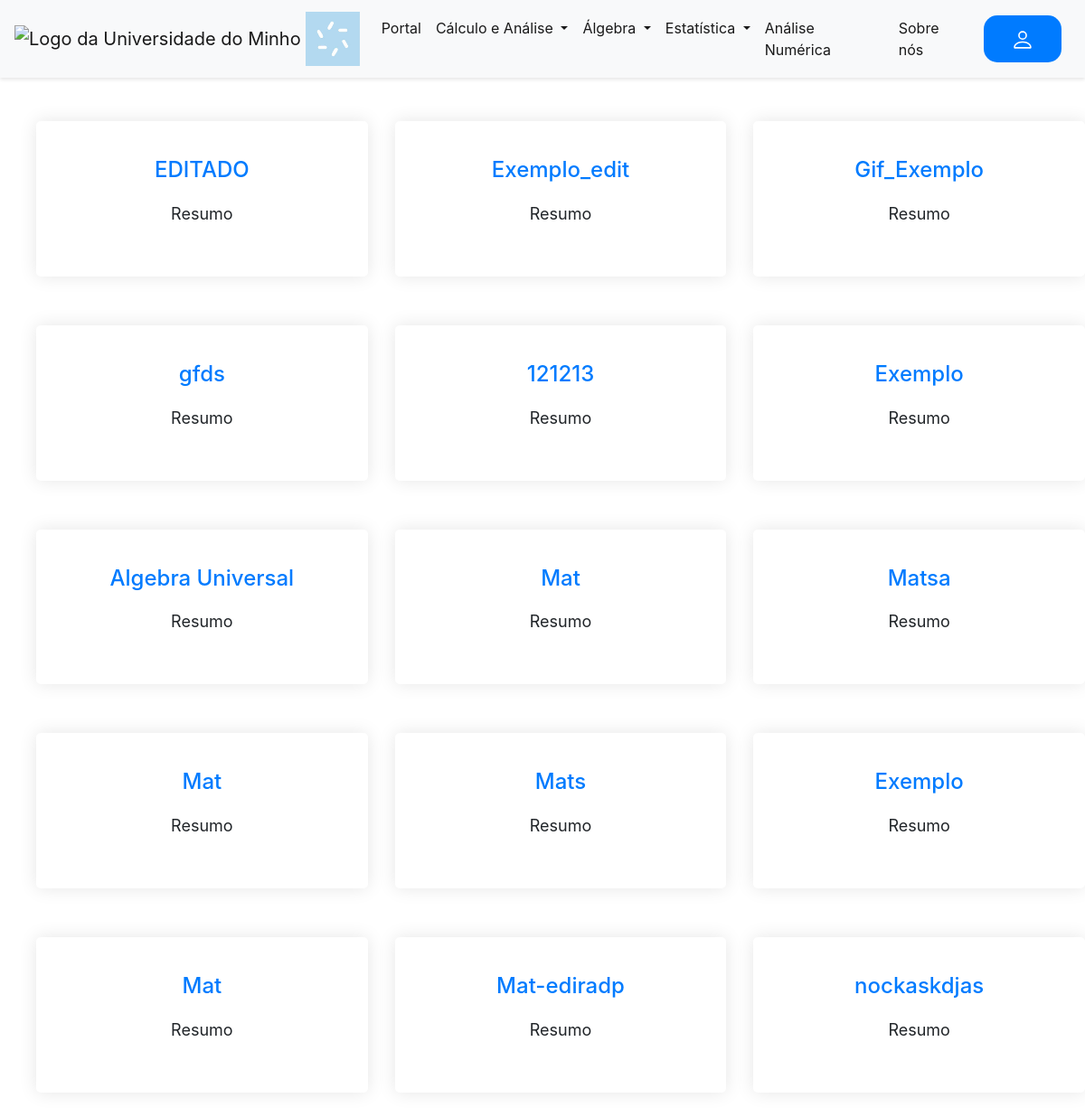
The page /menu on the database its author committed.
### tables this page shows
CREATE TABLE posts
             (id INTEGER PRIMARY KEY AUTOINCREMENT,
              title TEXT,
              content TEXT,
              file_url TEXT,
              created_at TIMESTAMP DEFAULT CURRENT_TIMESTAMP);

### main.py (the view)
@app.route("/menu")
def menu():
    conn = sqlite3.connect("database.db")
    c = conn.cursor()
    c.execute("SELECT * FROM posts")
    posts = c.fetchall()
    conn.close()
    return render_template("menu.html", can_edit=False, posts=posts)

### templates/menu.html (shortened to what this page needs)
{% extends "base.html" %}
{% block content %}
<html>
<head>
</head>
<body>
  <div class="mt-5">
    <ul>
      {% for post in posts %}
        {% if loop.index0 % 3 == 0 %}
          <div class="row justify-content-center">
        {% endif %}
        <div class="col-lg-4 col-md-6 mb-4">
          <div class="feature-box">
            <h3><a href="/post/{{ post[0] }}">{{ post[1] }}</a></h3>
            <p>Resumo</p>
          </div>
        </div>
        {% if loop.index0 % 3 == 2 or loop.last %}
          </div>
        {% endif %}
      {% endfor %}
    </ul>
  </div>
</body>
</html>
{% endblock %}

### static/style.css (style rules this page uses)
.feature-box { background-color: #fff; border-radius: 5px; padding: 40px 30px; text-align: center; margin-bottom: 30px; box-shadow: 0 0 20px rgba(0, 0, 0, 0.1); }
.feature-box h3 { font-size: 24px; margin-bottom: 20px; }
.feature-box p { font-size: 18px; line-height: 1.5; }

### rows shown on the page
posts: title "EDITADO"
posts: title "Exemplo_edit"
posts: title "Gif_Exemplo"
posts: title "gfds"
posts: title "121213"
posts: title "Exemplo"
posts: title "Algebra Universal"
posts: title "Mat"
posts: title "Matsa"
posts: title "Mat"
posts: title "Mats"
posts: title "Exemplo"
posts: title "Mat"
posts: title "Mat-ediradp"
posts: title "nockaskdjas"
